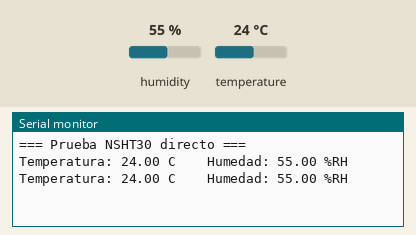
Bench run of a sketch on a simulated ESP32. On the bench: the last lines printed to the serial monitor. Wiring (inferred from the names in the program): SHT3x sensor at I2C address 0x44. The inputs (shaded band) are chosen by the test bench; at power-on: humidity 55 %, temperature 24 °C.

Above: at 2.8 s.
2.9 s: humidity set to 22 %
At 4.5 s:
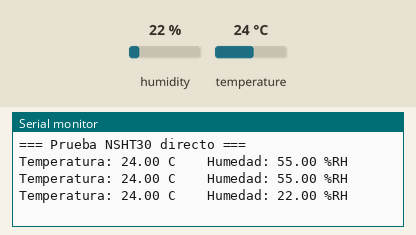
5.6 s: temperature set to 12 °C
At 6.8 s:
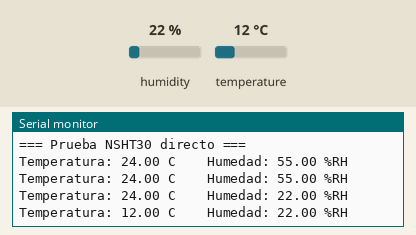
8.3 s: humidity set to 40 %
At 11.4 s:
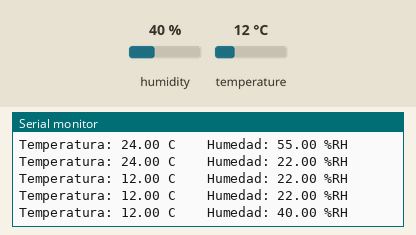
Timing chart, 0 to 12.9 s (numbered marks = the images above; inputs shaded):
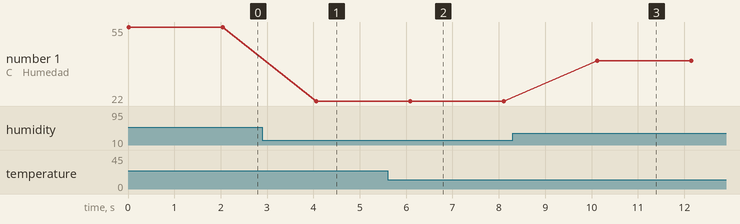

Measured:
- after the input at 2.9 s, the serial monitor: prints a new line after 1.2 s (image 1)
- after the input at 5.6 s, the serial monitor: prints a new line after 0.48 s (image 2)
- after the input at 8.3 s, the serial monitor: prints a new line after 1.8 s (image 3)
- plotted number 1: 55 → 22 after the input at 2.9 s, 22 → 40 after the input at 8.3 s

The sketch:

nsht30_directo.ino
```cpp
#include <Wire.h>

#define SDA_PIN 21
#define SCL_PIN 22
#define NSHT30_ADDR 0x44

void setup() {
  Serial.begin(115200);
  Wire.begin(SDA_PIN, SCL_PIN);

  Serial.println("\n=== Prueba NSHT30 directo ===");
}

void loop() {
  Wire.beginTransmission(NSHT30_ADDR);
  Wire.write(0x2C);
  Wire.write(0x06);

  if (Wire.endTransmission() != 0) {
    Serial.println("Error comunicando con NSHT30");
    delay(2000);
    return;
  }

  delay(20);

  Wire.requestFrom(NSHT30_ADDR, 6);

  if (Wire.available() != 6) {
    Serial.println("Error: no se recibieron 6 bytes");
    delay(2000);
    return;
  }

  uint16_t rawTemp = (Wire.read() << 8) | Wire.read();
  uint8_t crcTemp = Wire.read();
  uint16_t rawHum = (Wire.read() << 8) | Wire.read();
  uint8_t crcHum = Wire.read();

  float temperatura = -45.0 + 175.0 * (rawTemp / 65535.0);
  float humedad = 100.0 * (rawHum / 65535.0);

  Serial.print("Temperatura: ");
  Serial.print(temperatura, 2);
  Serial.print(" C    Humedad: ");
  Serial.print(humedad, 2);
  Serial.println(" %RH");

  delay(2000);
}
```
